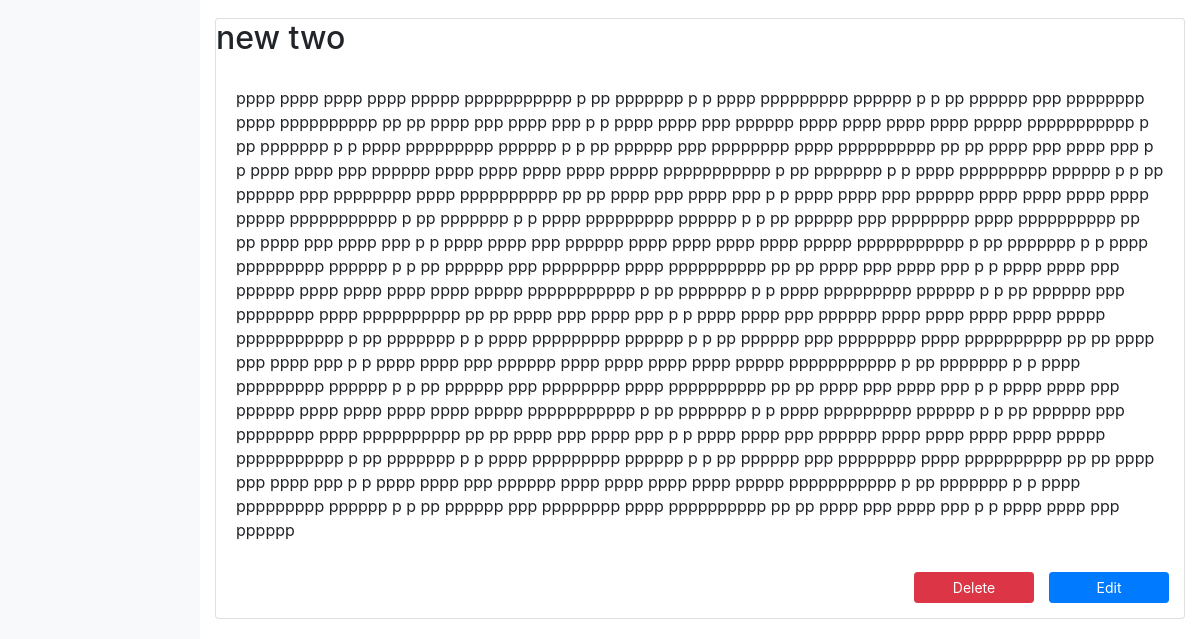
The app's page /1/competitoranalysis (signed in, lower part), older data.
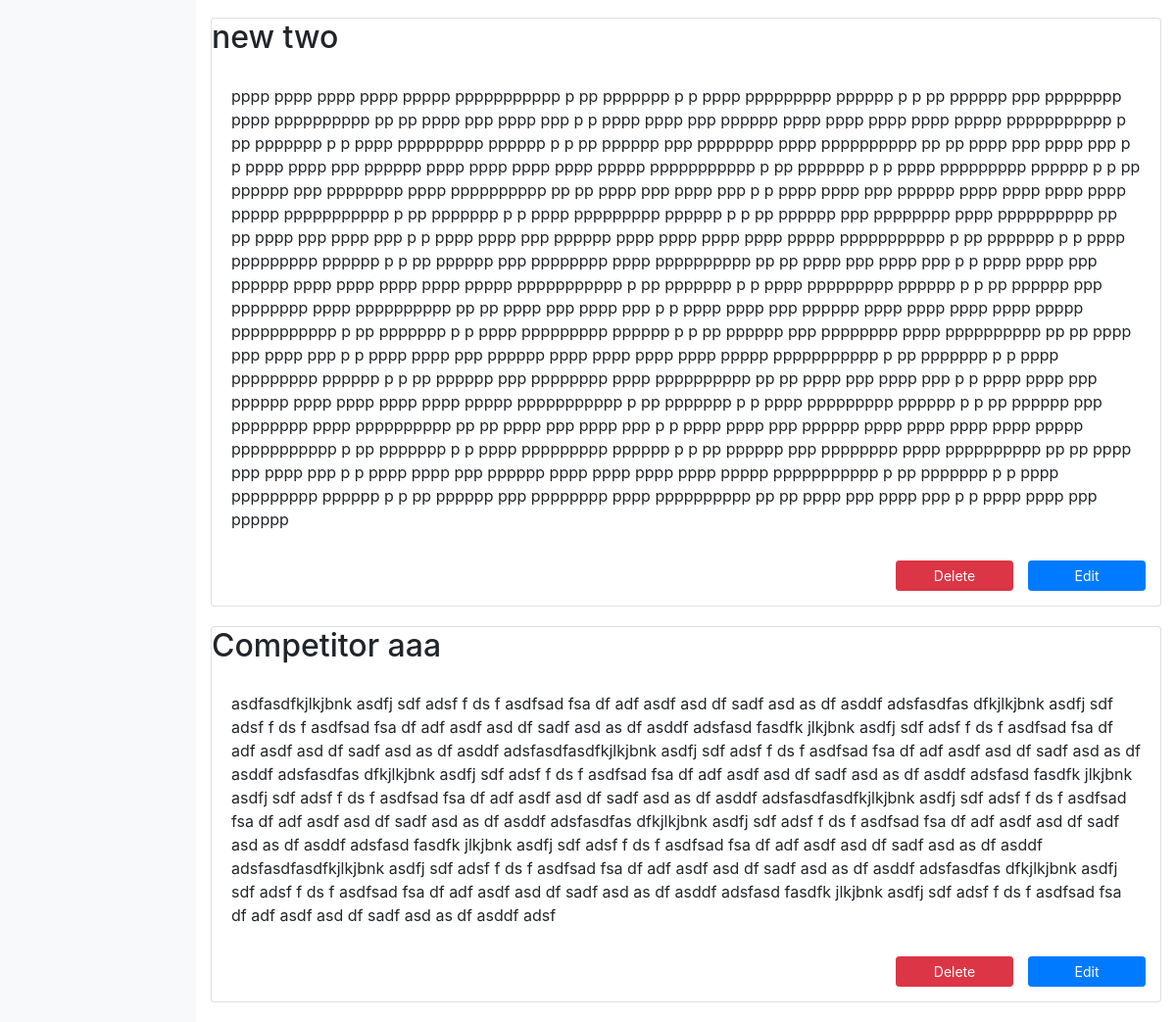
The same page, newer data.
### tables this page shows
CREATE TABLE COMPETITORANALYSIS(pid INTEGER, did INTEGER PRIMARY KEY, tt TEXT NOT NULL, pg TEXT NOT NULL, FOREIGN KEY (pid) REFERENCES user(id));

### bpb.py (the view)
@app.route('/<int:pid>/competitoranalysis',methods=['GET','POST'])
def competitoranalysis(pid):
	if 'logged_in' in session:
		if (session['logged_in'] == True):
			if request.method == 'GET':
				data = db_func.select_record('competitoranalysis',pid)
				return render_template('competitoranalysis.html', data=data)
			if request.method == 'POST':
				tt = request.form['tt']
				pg = request.form['pg']
				db_func.insert_record('competitoranalysis',pid,tt,pg)
				flash('successfully insert !')
				return redirect('/%d/competitoranalysis' % pid)
		else:
			return redirect(url_for('login'))
	else:
		return redirect(url_for('login'))

### db_func.py (called while the page is built)
def select_record(table,pid):
	conn = sqlite3.connect('test.db')
	c = conn.cursor()
	c.execute('''SELECT * FROM '%s' WHERE pid='%d' ''' % (table,pid))
	content = c.fetchall()
	conn.commit()
	conn.close()
	return content

### templates/competitoranalysis.html (shortened to what this page needs)
{% extends "layout.html" %}
{% block main %}
			<main class="col-sm-9 ml-sm-auto col-md-10 pt-3" role="main">
				<br>
				<br>
				<section>
					<div class="streamOfParts">
						{% if data %}
						{% for i in data %}
						<div class="card" style="margin-bottom: 20px;">
							<h2 class="card-heading">{{ i[2] }}</h2>
							<div style="white-space: pre-line" class="card-body">{{ i[3] }}</div>
							<div align="right" style="margin-bottom: 15px;">
								<input type="button" class="btn btn-primary btn-sm" data-toggle="modal" data-target="#editModal" onclick="load(this)" style="margin-right: 15px;margin-top:10px;float:right;width: 120px;" value="Edit"></input>
								<input type="button" class="btn btn-sm btn-danger" data-toggle="modal" onclick="deleteFunction(this)" style="margin-right: 15px;margin-top:10px;float:right;width: 120px;" value="Delete" data-target="#delConfirm"> </input>
							</div>
						</div>
						{% endfor %}
						{% endif %}
					</div>
				</section>
			</main>
{% endblock %}

Row changes from the older to the newer data that the page shows:
added COMPETITORANALYSIS: tt "Competitor aaa", pg "asdfasdfkjlkjbnk asdfj sdf adsf f ds f asdfsad fsa df adf asdf asd df sadf asd as df asddf adsfasdfas dfkjlkjbnk asdfj sdf adsf f ds f asdfsad fsa df adf asdf asd df sadf asd as df asddf adsfasd fasdfk jlkjbnk asdfj sdf adsf f ds f asdfsad fsa df adf asdf asd df sadf asd as df asddf adsfasdfasdfkjlkjbnk asdfj sdf adsf f ds f asdfsad fsa df adf asdf asd df sadf asd as df asddf adsfasdfas dfkjlkjbnk asdfj sdf adsf f ds f asdfsad fsa df adf asdf asd df sadf asd as df asddf adsfasd fasdfk jlkjbnk asdfj sdf adsf f ds f asdfsad fsa df adf asdf asd df sadf asd as df asddf adsfasdfasdfkjlkjbnk asdfj sdf adsf f ds f asdfsad fsa df adf asdf asd df sadf asd as df asddf adsfasdfas dfkjlkjbnk asdfj sdf…"
